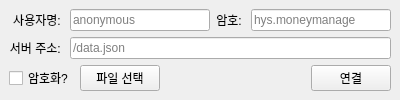
<?xml version="1.0" encoding="UTF-8"?>
<ui version="4.0">
 <class>Login</class>
 <widget class="QMainWindow" name="Login">
  <property name="geometry">
   <rect>
    <x>0</x>
    <y>0</y>
    <width>400</width>
    <height>100</height>
   </rect>
  </property>
  <property name="windowTitle">
   <string>서버 로그인</string>
  </property>
  <widget class="QWidget" name="centralwidget">
   <layout class="QGridLayout" name="glCent">
    <item row="2" column="0">
     <widget class="QLabel" name="lbTitlePath">
      <property name="text">
       <string>서버 주소: </string>
      </property>
      <property name="alignment">
       <set>Qt::AlignRight|Qt::AlignTrailing|Qt::AlignVCenter</set>
      </property>
     </widget>
    </item>
    <item row="0" column="2">
     <widget class="QLabel" name="lbTitlePass">
      <property name="text">
       <string>암호: </string>
      </property>
      <property name="alignment">
       <set>Qt::AlignRight|Qt::AlignTrailing|Qt::AlignVCenter</set>
      </property>
     </widget>
    </item>
    <item row="2" column="1" colspan="3">
     <widget class="QLineEdit" name="lnPath">
      <property name="placeholderText">
       <string>/data.json</string>
      </property>
     </widget>
    </item>
    <item row="0" column="3">
     <widget class="QLineEdit" name="lnPass">
      <property name="echoMode">
       <enum>QLineEdit::Password</enum>
      </property>
      <property name="placeholderText">
       <string>hys.moneymanage</string>
      </property>
     </widget>
    </item>
    <item row="0" column="0">
     <widget class="QLabel" name="lbTitleUser">
      <property name="text">
       <string>사용자명: </string>
      </property>
      <property name="alignment">
       <set>Qt::AlignRight|Qt::AlignTrailing|Qt::AlignVCenter</set>
      </property>
     </widget>
    </item>
    <item row="0" column="1">
     <widget class="QLineEdit" name="lnUser">
      <property name="placeholderText">
       <string>anonymous</string>
      </property>
     </widget>
    </item>
    <item row="3" column="0" colspan="4">
     <widget class="QWidget" name="widBot" native="true">
      <layout class="QHBoxLayout" name="hlBot">
       <property name="leftMargin">
        <number>0</number>
       </property>
       <property name="topMargin">
        <number>0</number>
       </property>
       <property name="rightMargin">
        <number>0</number>
       </property>
       <property name="bottomMargin">
        <number>0</number>
       </property>
       <item>
        <widget class="QCheckBox" name="chkEnc">
         <property name="text">
          <string>암호화?</string>
         </property>
        </widget>
       </item>
       <item>
        <widget class="QPushButton" name="btnFile">
         <property name="text">
          <string>파일 선택</string>
         </property>
        </widget>
       </item>
       <item>
        <spacer name="sp">
         <property name="orientation">
          <enum>Qt::Horizontal</enum>
         </property>
         <property name="sizeHint" stdset="0">
          <size>
           <width>196</width>
           <height>21</height>
          </size>
         </property>
        </spacer>
       </item>
       <item>
        <widget class="QPushButton" name="btnConnect">
         <property name="text">
          <string>연결</string>
         </property>
        </widget>
       </item>
      </layout>
     </widget>
    </item>
   </layout>
  </widget>
 </widget>
 <resources/>
 <connections/>
</ui>
